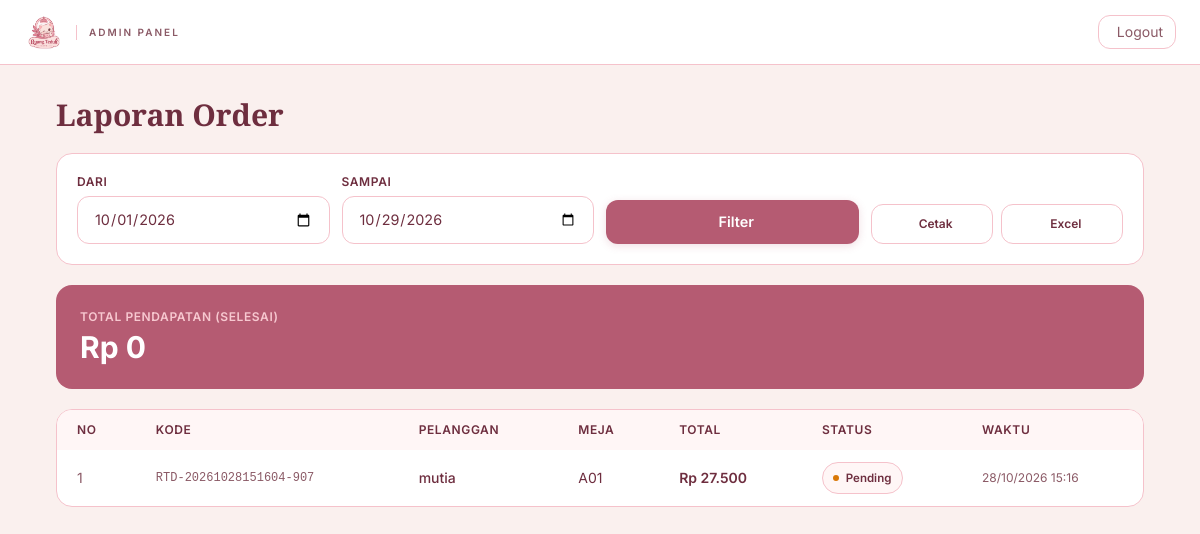
Page /admin/laporan.php (signed in) on the committed database.
### tables this page shows
CREATE TABLE `orders` (
  `id` int(11) UNSIGNED NOT NULL,
  `kode_order` varchar(30) NOT NULL,
  `pelanggan_id` int(11) UNSIGNED NOT NULL,
  `no_meja` varchar(10) NOT NULL,
  `subtotal` decimal(12,2) NOT NULL DEFAULT 0.00,
  `pajak` decimal(12,2) NOT NULL DEFAULT 0.00,
  `total_harga` decimal(12,2) NOT NULL DEFAULT 0.00,
  `metode_bayar` enum('cash','qris','debit','transfer') NOT NULL DEFAULT 'cash',
  `status` enum('pending','diproses','selesai','dibatalkan') NOT NULL DEFAULT 'pending',
  `catatan` text DEFAULT NULL,
  `waktu_order` datetime NOT NULL DEFAULT current_timestamp(),
  `waktu_selesai` datetime DEFAULT NULL,
  `created_at` timestamp NOT NULL DEFAULT current_timestamp()
);

CREATE TABLE `pelanggan` (
  `id` int(11) UNSIGNED NOT NULL,
  `nama` varchar(100) NOT NULL,
  `no_hp` varchar(20) DEFAULT NULL,
  `no_meja` varchar(10) NOT NULL,
  `waktu_datang` datetime NOT NULL DEFAULT current_timestamp(),
  `created_at` timestamp NOT NULL DEFAULT current_timestamp()
);

### includes/helpers.php (called while the page is built, shortened)
<?php
if (!function_exists('rupiah')) {
    function rupiah($angka) {
        return "Rp " . number_format((float)$angka, 0, ',', '.');
    }
}
?>

### admin/laporan.php (the view, shortened to what this page needs)
<?php
require_once '../includes/auth.php';
$tgl_awal  = $_GET['tgl_awal']  ?? date('Y-m-01');
$tgl_akhir = $_GET['tgl_akhir'] ?? date('Y-m-d');
$ta = mysqli_real_escape_string($koneksi, $tgl_awal);
$tk = mysqli_real_escape_string($koneksi, $tgl_akhir);
$q = mysqli_query($koneksi, "SELECT o.*, p.nama FROM orders o
    JOIN pelanggan p ON o.pelanggan_id = p.id
    WHERE DATE(o.waktu_order) BETWEEN '$ta' AND '$tk'
    ORDER BY o.waktu_order DESC");
$total_pendapatan = 0;
$data = [];
while ($row = mysqli_fetch_assoc($q)) {
    $data[] = $row;
}
include '../includes/header.php';
?>
<div class="min-h-screen bg-cream">
    <nav class="bg-white border-b border-border-pink py-3 px-6 sticky top-0 z-50">
        <div class="flex items-center justify-between">
            <a href="<?= $base_url; ?>admin/dashboard.php" class="flex items-center gap-3">
                <img src="<?= $base_url; ?>assets/logo-brand.png" alt="Ruang Teduh" class="h-10 w-auto object-contain">
                <span class="hidden md:inline text-[10px] uppercase tracking-[2px] text-berry-soft font-semibold pl-3 border-l border-border-pink">Admin Panel</span>
            </a>
            <a href="<?= $base_url; ?>admin/logout.php" class="inline-flex items-center gap-1.5 px-3 py-1.5 rounded-md border border-border-pink text-sm text-berry-soft hover:border-rose-dusty hover:text-rose-dusty transition-colors">
                <i class="ph ph-sign-out"></i> Logout
            </a>
        </div>
    </nav>
    <div class="max-w-6xl mx-auto p-6 lg:p-8">
        <h1 class="font-display text-2xl md:text-3xl font-bold text-berry mb-5">Laporan Order</h1>
        <form method="GET" class="bg-white rounded-lg border border-border-pink p-5 mb-5">
            <div class="grid sm:grid-cols-4 gap-3">
                <div>
                    <label class="block text-xs font-semibold text-berry mb-1.5 uppercase tracking-wider">Dari</label>
                    <input type="date" name="tgl_awal" class="input-cafe" value="<?= $tgl_awal; ?>">
                </div>
                <div>
                    <label class="block text-xs font-semibold text-berry mb-1.5 uppercase tracking-wider">Sampai</label>
                    <input type="date" name="tgl_akhir" class="input-cafe" value="<?= $tgl_akhir; ?>">
                </div>
                <div class="flex items-end">
                    <button class="btn-primary-cafe w-full">
                        <i class="ph ph-magnifying-glass"></i> Filter
                    </button>
                </div>
                <div class="flex items-end gap-2">
                    <a href="<?= $base_url; ?>admin/cetak_laporan.php?tgl_awal=<?= $tgl_awal; ?>&tgl_akhir=<?= $tgl_akhir; ?>" target="_blank"
                       class="btn-outline-cafe flex-1 !px-2 !text-xs">
                        <i class="ph ph-printer"></i> Cetak
                    </a>
                    <a href="<?= $base_url; ?>admin/export_excel.php?tgl_awal=<?= $tgl_awal; ?>&tgl_akhir=<?= $tgl_akhir; ?>"
                       class="btn-outline-cafe flex-1 !px-2 !text-xs">
                        <i class="ph ph-file-xls"></i> Excel
                    </a>
                </div>
            </div>
        </form>
        <div class="bg-rose-dusty text-white rounded-lg p-6 mb-5">
            <div class="flex items-center justify-between">
                <div>
                    <p class="text-xs text-blush mb-1 uppercase tracking-wider font-semibold">Total Pendapatan (Selesai)</p>
                    <p class="text-2xl md:text-3xl font-bold"><?= rupiah($total_pendapatan); ?></p>
                </div>
            </div>
        </div>
        <div class="bg-white rounded-lg border border-border-pink overflow-hidden">
            <div class="overflow-x-auto">
                <table class="w-full text-sm">
                    <thead class="bg-cream-alt">
                        <tr class="text-left">
                            <th class="px-5 py-3 font-semibold text-berry text-xs uppercase tracking-wider">No</th>
                            <th class="px-5 py-3 font-semibold text-berry text-xs uppercase tracking-wider">Kode</th>
                            <th class="px-5 py-3 font-semibold text-berry text-xs uppercase tracking-wider">Pelanggan</th>
                            <th class="px-5 py-3 font-semibold text-berry text-xs uppercase tracking-wider">Meja</th>
                            <th class="px-5 py-3 font-semibold text-berry text-xs uppercase tracking-wider">Total</th>
                            <th class="px-5 py-3 font-semibold text-berry text-xs uppercase tracking-wider">Status</th>
                            <th class="px-5 py-3 font-semibold text-berry text-xs uppercase tracking-wider">Waktu</th>
                        </tr>
                    </thead>
                    <tbody class="divide-y divide-border-pink">
                        <?php $no = 1; foreach ($data as $o): ?>
                        <tr class="hover:bg-cream-alt/50">
                            <td class="px-5 py-3 text-berry-soft"><?= $no++; ?></td>
                            <td class="px-5 py-3 font-mono text-xs text-berry-soft"><?= $o['kode_order']; ?></td>
                            <td class="px-5 py-3 font-medium text-berry"><?= htmlspecialchars($o['nama']); ?></td>
                            <td class="px-5 py-3 text-berry"><?= $o['no_meja']; ?></td>
                            <td class="px-5 py-3 font-semibold text-berry"><?= rupiah($o['total_harga']); ?></td>
                            <td class="px-5 py-3">
                                <span class="badge-status" data-status="<?= $o['status']; ?>">
                                    <span class="dot"></span>
                                    <?= ucfirst($o['status']); ?>
                                </span>
                            </td>
                            <td class="px-5 py-3 text-berry-soft text-xs"><?= date('d/m/Y H:i', strtotime($o['waktu_order'])); ?></td>
                        </tr>
                        <?php endforeach; ?>
                    </tbody>
                </table>
            </div>
        </div>
    </div>
</div>
<?php include '../includes/footer.php'; ?>

### assets/css/style.css (style rules this page uses)
:root { --rose-dusty: #B55B72; --rose-dark: #A94F67; --rose-soft: #C97A8E; --blush: #F7C8D0; --blush-light:#FADDE2; --cream: #FAF0EE; --cream-alt: #FFF6F6; --berry: #6E2E3F; --berry-soft: #8B5A66; --border-pink:#F5C2CB; --white: #FFFFFF; --shadow-xs: 0 1px 2px rgba(110, 46, 63, 0.04); --shadow-sm: 0 2px 6px rgba(110, 46, 63, 0.06); --shadow-md: 0 4px 14px rgba(110, 46, 63, 0.08); --shadow-lg: 0 12px 32px rgba(110, 46, 63, 0.10); }
* { -webkit-font-smoothing: antialiased; -moz-osx-font-smoothing: grayscale; box-sizing: border-box; }
html { scroll-behavior: smooth; }
body { font-family: 'Inter', system-ui, -apple-system, sans-serif; background-color: var(--cream); color: var(--berry); line-height: 1.6; font-size: 15px; overflow-x: hidden; }
h1, h2, h3, h4, h5, h6 { font-family: 'Playfair Display', Georgia, serif; font-weight: 700; color: var(--berry); line-height: 1.25; }
a { text-decoration: none; color: inherit; transition: color 150ms ease; }
.btn-primary-cafe { display: inline-flex; align-items: center; justify-content: center; gap: 0.5rem; padding: 0.7rem 1.5rem; background: var(--rose-dusty); color: var(--white); border: none; border-radius: 12px; font-weight: 600; font-size: 0.9rem; cursor: pointer; transition: background-color 200ms ease, transform 200ms ease; box-shadow: 0 2px 8px rgba(181, 91, 114, 0.20); }
.btn-outline-cafe { display: inline-flex; align-items: center; justify-content: center; gap: 0.5rem; padding: 0.7rem 1.5rem; background: transparent; color: var(--berry); border: 1.5px solid var(--border-pink); border-radius: 12px; font-weight: 600; font-size: 0.9rem; cursor: pointer; transition: all 200ms ease; }
.input-cafe { width: 100%; padding: 0.7rem 1rem; border: 1.5px solid var(--border-pink); border-radius: 12px; background: var(--white); color: var(--berry); font-size: 0.9rem; font-family: inherit; transition: border-color 150ms ease, box-shadow 150ms ease; }
.input-cafe::placeholder { color: var(--berry-soft); opacity: 0.55; }
.badge-status { display: inline-flex; align-items: center; gap: 0.4rem; padding: 0.3rem 0.65rem; border-radius: 999px; font-size: 0.72rem; font-weight: 600; background: var(--cream-alt); color: var(--berry); border: 1px solid var(--border-pink); }
.badge-status .dot { width: 6px; height: 6px; border-radius: 50%; display: inline-block; }
.badge-status[data-status="pending"] .dot { background: #d97706; }

### rows in the picture
orders: kode_order "RTD-20261028151604-907", pelanggan.nama "mutia", no_meja "A01", total_harga "Rp 27.500", status "Pending", waktu_order "28/10/2026 15:16"

### other values in the picture
rupiah($total_pendapatan) "Rp 0"
